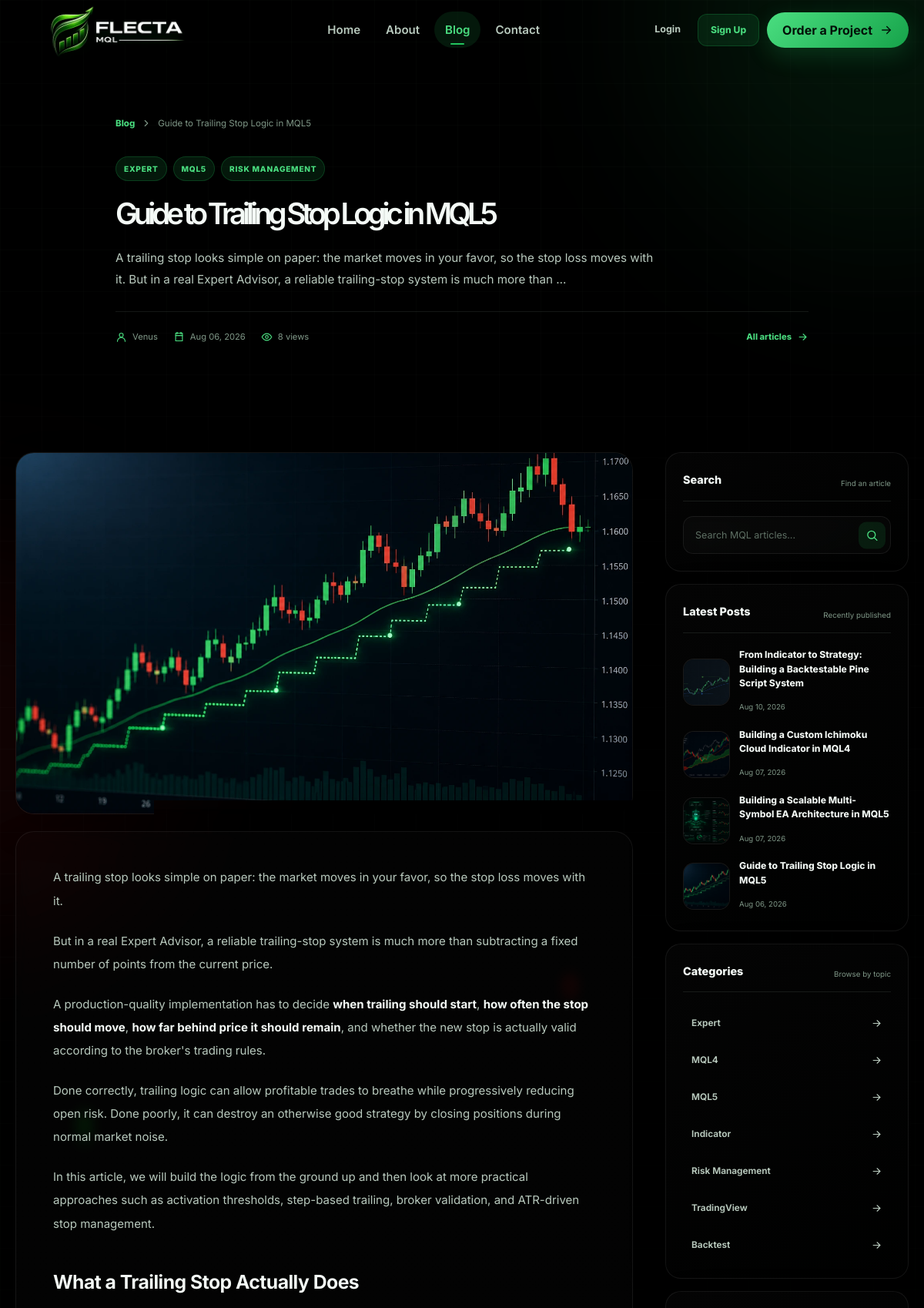
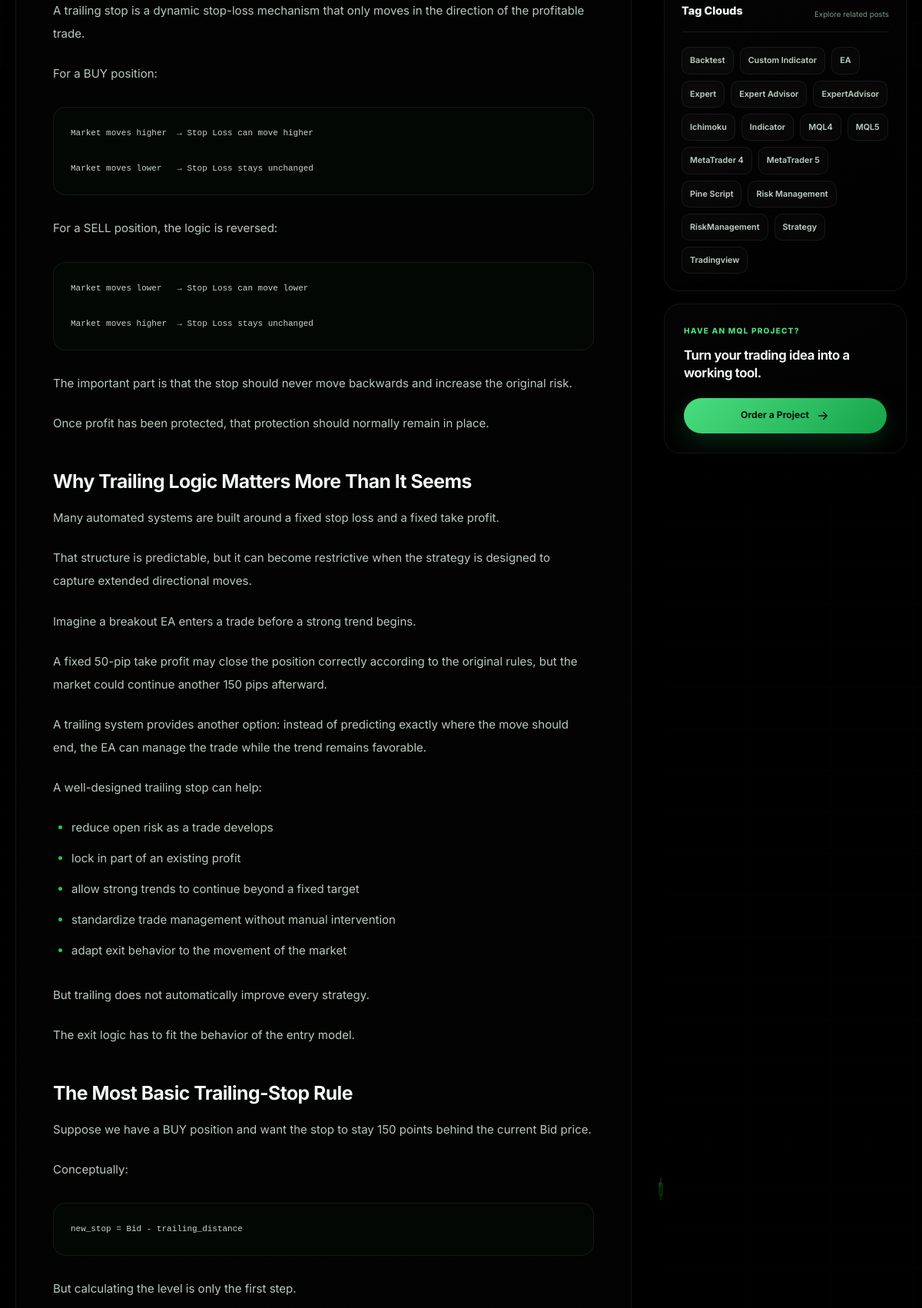
The app's page /blog/2/ (upper part) with its own data (2 pictures, top to bottom).
### blog/models.py (models this page shows, shortened)
class Post(models.Model):
    author = models.ForeignKey(User,on_delete=models.SET_NULL,null=True)
    title = models.CharField( max_length=250)
    image = models.ImageField(upload_to='blog/',default='blog/default.jpg')
    content = models.TextField()
    tags = TaggableManager()
    category = models.ManyToManyField(Category)
    counted_views = models.IntegerField(default=0)
    status = models.BooleanField(default=True)
    login_require = models.BooleanField(default=False)
    published_date = models.DateTimeField(null=True)
    created_date = models.DateTimeField(auto_now_add=True)
    updated_date = models.DateTimeField(auto_now=True)
    class Meta:
        ordering = ['published_date']

class Category(models.Model):
   name = models.CharField(max_length=255)
   def __str__(self):
      return self.name

### blog/views.py (the view)
# urls.py: path('<int:pid>/',blog_single,name='single'),
def blog_single(request,pid):
    post = get_object_or_404(Post,id=pid, status=True, published_date__lte=timezone.now())
    if post.login_require and not request.user.is_authenticated:
        return HttpResponseRedirect(reverse('accounts:login'))
    view_session_key = f"viewed_post_{post.id}"
    if request.method == "GET" and not request.session.get(view_session_key):
        post.counted_views += 1
        post.save(update_fields=['counted_views'])
        request.session[view_session_key] = True
    if request.method == "POST":
        form = CommentForm(request.POST, user=request.user)
        if form.is_valid():
            comment = form.save(commit=False)
            comment.post = post
            if request.user.is_authenticated:
                comment.name = request.user.username
                comment.email = request.user.email
            comment.save()
            messages.add_message(request, messages.SUCCESS, 'Your comment has submitted successfully!')
            return redirect('blog:single', pid=post.id)
        else:
            messages.add_message(request,messages.ERROR,'Your comment was not submitted. Please check the form.')
    else:
        form = CommentForm(user=request.user)
    posts = list(Post.objects.filter(status=True,published_date__lte=timezone.now()).order_by('-published_date'))
    comments = Comment.objects.filter(post=post.id,approved=True)
    prv_post = None
    nxt_post = None
    index = posts.index(post)
    if (index>0):
        prv_post = posts[index-1]
    if(index < len(posts)-1):
        nxt_post = posts[index+1]
    context = {'post':post,'prv':prv_post,'nxt':nxt_post,'comments':comments,'form':form}
    return render(request,'blog/blog-single.html',context)

### blog/forms.py
class CommentForm(forms.ModelForm):
    def __init__(self, *args, user=None, **kwargs):
        super().__init__(*args, **kwargs)
        if user is not None and user.is_authenticated:
            self.fields.pop('name')
            self.fields.pop('email')
    class Meta:
        model = Comment
        fields = ['name', 'email', 'subject', 'message']

### blog/templatetags/blog_tags.py (called while the page is built)
@register.inclusion_tag('blog/blog-latest-posts.html')
def latestposts(arg=4):
    posts = Post.objects.filter(published_date__lte=timezone.now(),status=True).order_by("-published_date")[:arg]
    return {"posts":posts}

@register.inclusion_tag('blog/blog-post-categories.html')
def postcategories():
    posts = Post.objects.filter(published_date__lte=timezone.now(),status=True)
    categories = Category.objects.all()
    cat_dict = {}
    for name in categories:
        cat_dict[name] = posts.filter(category=name).count()
    return {"categories":cat_dict}

@register.inclusion_tag('blog/blog-tags.html')
def alltags():
    tags = Tag.objects.all().order_by('name')
    return {'tags': tags}

### templates/blog/blog-single.html (shortened to what this page needs)
{% extends "base.html" %}
{% load blog_tags %}
{% load static %}
{% load compress %}
{% block body_class %}
blog-page blog-single-page
{% endblock %}
{% block extra_css %}
{% compress css %}
<link rel="stylesheet" href="{% static 'css/blog-home.css' %}">
<link rel="stylesheet" href="{% static 'css/blog-single.css' %}">
{% endcompress %}
{% endblock %}
{% block content %}
<section class="article-hero">
    <div class="container article-hero-container">
        <nav class="article-breadcrumb" aria-label="Breadcrumb">
            <a href="{% url 'blog:index' %}">Blog</a>
            <svg viewBox="0 0 24 24" aria-hidden="true">
                <path d="M9 6L15 12L9 18"></path>
            </svg>
            <span>{{ post.title|truncatechars:58 }}</span>
        </nav>
        <div class="article-taxonomy">
            {% for category in post.category.all|slice:":3" %}
                <a href="{% url 'blog:category' cat_name=category.name %}">
                    {{ category.name }}
                </a>
            {% empty %}
                <span>MQL Development</span>
            {% endfor %}
        </div>
        <h1>{{ post.title }}</h1>
        <p class="article-intro">
            {{ post.content|striptags|truncatewords:34 }}
        </p>
        <div class="article-meta">
            <span>
                <svg viewBox="0 0 24 24" aria-hidden="true">
                    <circle cx="12" cy="8" r="4"></circle>
                    <path d="M4 21C4 16.6 7.6 13 12 13C16.4 13 20 16.6 20 21"></path>
                </svg>
                {{ post.author.get_full_name|default:post.author.username }}
            </span>
            <span>
                <svg viewBox="0 0 24 24" aria-hidden="true">
                    <path d="M5 4H19V20H5Z"></path>
                    <path d="M8 2V6"></path>
                    <path d="M16 2V6"></path>
                    <path d="M5 9H19"></path>
                </svg>
                {{ post.published_date|date:"M d, Y" }}
            </span>
            <span>
                <svg viewBox="0 0 24 24" aria-hidden="true">
                    <path d="M2 12C4.5 7.5 7.8 5 12 5C16.2 5 19.5 7.5 22 12C19.5 16.5 16.2 19 12 19C7.8 19 4.5 16.5 2 12Z"></path>
                    <circle cx="12" cy="12" r="3"></circle>
                </svg>
                {{ post.counted_views }} views
            </span>
            <a class="article-back-link" href="{% url 'blog:index' %}">
                All articles
                <svg viewBox="0 0 24 24" aria-hidden="true">
                    <path d="M5 12H19"></path>
                    <path d="M13 6L19 12L13 18"></path>
                </svg>
            </a>
        </div>
    </div>
</section>
<section class="article-main">
    <div class="container blog-layout">
        <main class="article-column">
            <div class="article-cover">
                {% if post.image %}
                    <img
                        src="{{ post.image.url }}"
                        alt="{{ post.title }}"
                        class="article-cover-image"
                    >
                {% endif %}
            </div>
            <article class="article-content-card">
                <div class="article-content">
                    {{ post.content|safe }}
                </div>
            </article>
        </main>
        <aside class="blog-sidebar">
            <section class="sidebar-widget sidebar-search-widget">
                <div class="sidebar-widget-heading">
                    <span>Search</span>
                    <small>Find an article</small>
                </div>
                <form action="{% url 'blog:search' %}" method="get" class="blog-search-form">
                    <input
                        id="blog-single-search-input"
                        type="search"
                        name="s"
                        value="{{ request.GET.s|default:'' }}"
                        placeholder="Search MQL articles..."
                    >
                    <button type="submit" aria-label="Search">
                        <svg viewBox="0 0 24 24" aria-hidden="true">
                            <circle cx="11" cy="11" r="7"></circle>
                            <path d="M16 16L21 21"></path>
                        </svg>
                    </button>
                </form>
            </section>
            <section class="sidebar-widget">
                <div class="sidebar-widget-heading">
                    <span>Latest Posts</span>
                    <small>Recently published</small>
                </div>
                <div class="sidebar-latest-list">
                    {% latestposts %}
                </div>
            </section>
            <section class="sidebar-widget">
                <div class="sidebar-widget-heading">
                    <span>Categories</span>
                    <small>Browse by topic</small>
                </div>
                <ul class="sidebar-category-list">
                    {% postcategories %}
                </ul>
            </section>
            <section class="sidebar-widget">
                <div class="sidebar-widget-heading">
                    <span>Tag Clouds</span>
                    <small>Explore related posts</small>
                </div>
                <div class="sidebar-tag-cloud">
                    {% alltags %}
                </div>
            </section>
            <section class="sidebar-cta">
                <span>Have an MQL project?</span>
                <h2>Turn your trading idea into a working tool.</h2>
                <a href="/contact/" class="button button-primary">
                    Order a Project
                    <svg viewBox="0 0 24 24" aria-hidden="true">
                        <path d="M5 12H19"></path>
                        <path d="M13 6L19 12L13 18"></path>
                    </svg>
                </a>
            </section>
        </aside>
    </div>
</section>
{% endblock %}

### templates/blog/blog-latest-posts.html
{% load humanize %}
{% for post in posts %}
    <div class="sidebar-latest-post">
        <div class="sidebar-latest-thumb">
            {% if post.image %}
                <img src="{{ post.image.url }}" alt="{{ post.title }}">
            {% else %}
                <span>MQL</span>
            {% endif %}
        </div>
        <div>
            <h3><a href="{% url 'blog:single' pid=post.id %}">{{ post.title }}</a></h3>
            <time>{{ post.published_date|date:"M d, Y" }}</time>
        </div>
    </div>
{% endfor %}

### templates/blog/blog-post-categories.html
{% for name,count in categories.items %}
    <a href="{% url 'blog:category' cat_name=name.name %}">
        {{ name }}
        <svg viewBox="0 0 24 24" aria-hidden="true">
            <path d="M5 12H19"></path>
            <path d="M13 6L19 12L13 18"></path>
        </svg>
    </a>
{% endfor %}

### templates/blog/blog-tags.html
{% for tag in tags %}
    <a href="{% url 'blog:tag' tag_name=tag.name %}">{{ tag.name }}</a>
{% empty %}
    <p class="sidebar-empty-text">No tags available.</p>
{% endfor %}

### statics/css/base.css (style rules this page uses)
:root { --font-main: "Inter", Arial, Helvetica, sans-serif; --primary: #22c55e; --primary-dark: #16a34a; --primary-light: #4ade80; --primary-soft: rgba(34, 197, 94, 0.12); --primary-border: rgba(34, 197, 94, 0.22); --danger: #ef4444; --warning: #f59e0b; --success: #22c55e; --info: #3b82f6; --container-width: 1180px; --header-height: 78px; --transition-fast: 160ms ease; --transition-normal: 280ms ease; --transition-slow: 450ms ease; --radius-small: 10px; --radius-medium: 16px; --radius-large: 24px; --radius-round: 999px; }
html[data-theme="dark"] { color-scheme: dark; --background: #061009; --background-secondary: #08150d; --surface: #0c1b11; --surface-solid: rgba(0, 0, 0, 0.92); --surface-secondary: #102218; --surface-hover: #142a1d; --text: #f4faf6; --text-secondary: #b8c9bd; --text-muted: #7f9787; --border: rgba(221, 255, 231, 0.09); --border-strong: rgba(221, 255, 231, 0.16); --header-background: rgba(6, 16, 9, 0.77); --footer-background: #050d07; --shadow-small: 0 12px 30px rgba(0, 0, 0, 0.18); --shadow-medium: 0 20px 50px rgba(0, 0, 0, 0.28); --shadow-green: 0 18px 50px rgba(34, 197, 94, 0.13); }
*, *::before, *::after { box-sizing: border-box; }
html { scroll-behavior: smooth; }
body { min-height: 100vh; margin: 0; overflow-x: hidden; background: var(--background); color: var(--text); font-family: var(--font-main); font-size: 16px; line-height: 1.8; transition: background-color var(--transition-normal), color var(--transition-normal); }
button, input, textarea, select { font: inherit; }
button, a { -webkit-tap-highlight-color: transparent; }
button { border: 0; }
a { color: inherit; text-decoration: none; }
img, svg { display: block; }
img { max-width: 100%; }
ul, ol { margin: 0; padding: 0; list-style: none; }
p, h1, h2, h3, h4, h5, h6 { margin-top: 0; }
.container { width: min( calc(100% - 40px), var(--container-width) ); margin-inline: auto; }
.button { display: inline-flex; min-height: 46px; align-items: center; justify-content: center; gap: 9px; padding: 10px 20px; border-radius: var(--radius-round); cursor: pointer; font-weight: 700; line-height: 1; transition: transform var(--transition-fast), background-color var(--transition-fast), color var(--transition-fast), border-color var(--transition-fast), box-shadow var(--transition-fast); }
.button-primary { background: linear-gradient( 135deg, var(--primary-light), var(--primary-dark) ); color: #031008; box-shadow: 0 10px 30px rgba(34, 197, 94, 0.2); }
.button svg { width: 18px; height: 18px; fill: none; stroke: currentColor; stroke-width: 1.9; stroke-linecap: round; stroke-linejoin: round; }
html, body { background: #000 !important; }
body { position: relative; isolation: isolate; }
.site-main, .site-main > section, .site-footer { background: transparent !important; border-top: none !important; border-bottom: none !important; box-shadow: none !important; }
body::before, body::after { position: fixed; inset: 0; z-index: -1; content: ""; pointer-events: none; background-repeat: no-repeat; filter: blur(0.25px); }
body::before { background-image: url("../img/candle-green-1.webp"), url("../img/candle-green-2.webp"), url("../img/candle-green-1.webp"); background-size: 34px auto, 24px auto, 18px auto; background-position: 8% 16%, 23% 68%, 72% 36%; opacity: 0.30; }
body::after { background-image: url("../img/candle-red-1.webp"), url("../img/candle-red-2.webp"), url("../img/candle-red-1.webp"); background-size: 30px auto, 22px auto, 18px auto; background-position: 62% 14%, 15% 46%, 79% 74%; opacity: 0.30; }

### records on screen
Post: title "Guide to Trailing Stop Logic in MQL5", content "A trailing stop looks simple on paper: the market moves in your favor, so the stop loss moves with it. But in a real Expert Advisor, a reliable trailing-stop system is much more than …", author.get_full_name "Venus", published_date "Aug 06, 2026", counted_views "8", image (picture), content "A trailing stop looks simple on paper: the market moves in your favor, so the stop loss moves with it. But in a real Expert Advisor, a reliable trailing-stop system is much more than subtracting a fixed number of points from the current price. A production-quality implementation has to decide when trailing should start , how often the stop should move , how far behind price it should remain , and whether the new stop is actually valid according to the broker's trading rules. Done correctly, trailing logic can allow profitable trades to breathe while progressively reducing open risk. Done poorly, it can destroy an otherwise good strategy by closing positions during normal market noise. In…"
Category: name "EXPERT", name "Expert"
Category: name "MQL5"
Category: name "RISK MANAGEMENT", name "Risk Management"
Post: image (picture), title "From Indicator to Strategy: Building a Backtestable Pine Script System", published_date "Aug 10, 2026"
Post: image (picture), title "Building a Custom Ichimoku Cloud Indicator in MQL4", published_date "Aug 07, 2026"
Post: image (picture), title "Building a Scalable Multi-Symbol EA Architecture in MQL5", published_date "Aug 07, 2026"
Category: name "MQL4"
Category: name "Indicator"
Category: name "TradingView"
Category: name "Backtest"
Tag: name "Backtest"
Tag: name "Custom Indicator"
Tag: name "EA"
Tag: name "Expert"
Tag: name "Expert Advisor"
Tag: name "ExpertAdvisor"
Tag: name "Ichimoku"
Tag: name "Indicator"
Tag: name "MQL4"
Tag: name "MQL5"
Tag: name "MetaTrader 4"
Tag: name "MetaTrader 5"
Tag: name "Pine Script"
Tag: name "Risk Management"
Tag: name "RiskManagement"
Tag: name "Strategy"
Tag: name "Tradingview"
